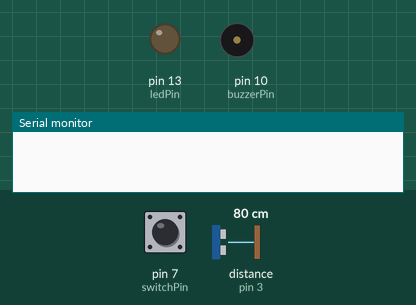
Recording of a sketch running on a simulated Arduino Uno, built with avr-gcc and run on an emulated ATmega328P. On the bench: output pins drawn as LEDs (lit = HIGH), buzzer (waves = sounding), the last lines printed to the serial monitor. Inputs (shaded band) come from the test bench; at power-on: pin 7 (switchPin) HIGH, distance to the obstacle (sensor on pin 3) 80 cm. The echo pulse lasts 58.3 µs per cm; pins used as bus, display or sensor lines are not drawn.

Above: at 1.2 s.
1.3 s: pin 7 (switchPin) pulled LOW for 0.15 s
At 1.43 s:
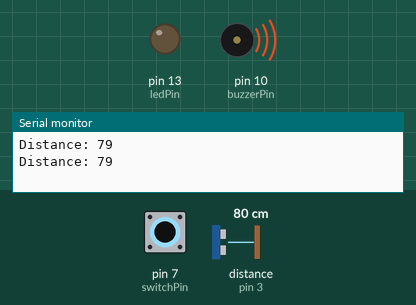
3.0 s: pin 7 (switchPin) pulled LOW for 3.2 s
At 7.1 s:
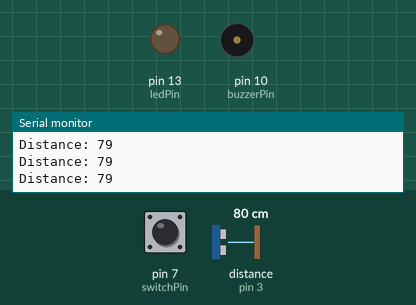
Timing chart, 0 to 8.6 s (numbered marks = the images above; inputs shaded):
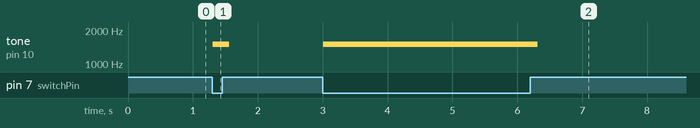

Measured:
- after the input at 1.3 s, tone on pin 10 (buzzerPin): silent → 1500 Hz at once, → silent 0.26 s later
- after the input at 3.0 s, tone on pin 10 (buzzerPin): silent → 1500 Hz at once, → silent 3.3 s later

The sketch:

THIRDEYE.ino
```cpp
// ----------------------------
// THIRD EYE GLOVE FOR BLIND
// Without Vibration Motor
// ----------------------------

// Ultrasonic Sensor
const int trigPin = 2;
const int echoPin = 3;

// Outputs
const int buzzerPin = 10;   // Buzzer
const int ledPin = 13;      // Built-in LED

const int switchPin = 7;    // Switch (ON/OFF)

// Variables
long duration;
int distanceCm;

void setup() {
  pinMode(trigPin, OUTPUT);
  pinMode(echoPin, INPUT);

  pinMode(buzzerPin, OUTPUT);
  pinMode(ledPin, OUTPUT);

  pinMode(switchPin, INPUT_PULLUP); // Switch to GND

  Serial.begin(9600);
}

void loop() {

  // ----------------------------
  // System OFF (Switch not pressed)
  // ----------------------------
  if (digitalRead(switchPin) == HIGH) {
    digitalWrite(buzzerPin, LOW);
    digitalWrite(ledPin, LOW);
    return;
  }

  // ----------------------------
  // Read Distance
  // ----------------------------
  digitalWrite(trigPin, LOW);
  delayMicroseconds(2);

  digitalWrite(trigPin, HIGH);
  delayMicroseconds(10);
  digitalWrite(trigPin, LOW);

  duration = pulseIn(echoPin, HIGH, 30000); // Timeout
  distanceCm = duration * 0.034 / 2;

  Serial.print("Distance: ");
  Serial.println(distanceCm);

  // ----------------------------
  // Buzzer + LED Alert Logic
  // ----------------------------

  if (distanceCm > 200 || distanceCm <= 0) {
    digitalWrite(buzzerPin, LOW);
    digitalWrite(ledPin, LOW);
  }
  else if (distanceCm > 100 && distanceCm <= 200) {
    tone(buzzerPin, 1000, 100); // short beep
    digitalWrite(ledPin, LOW);
  }
  else if (distanceCm > 50 && distanceCm <= 100) {
    tone(buzzerPin, 1500, 150);
    digitalWrite(ledPin, LOW);
  }
  else if (distanceCm > 20 && distanceCm <= 50) {
    tone(buzzerPin, 2000, 200);
    digitalWrite(ledPin, LOW);
  }
  else if (distanceCm <= 20) {
    tone(buzzerPin, 2500);   // continuous beep
    digitalWrite(ledPin, HIGH); // LED ON when very close
  }

  delay(100);
}
```
